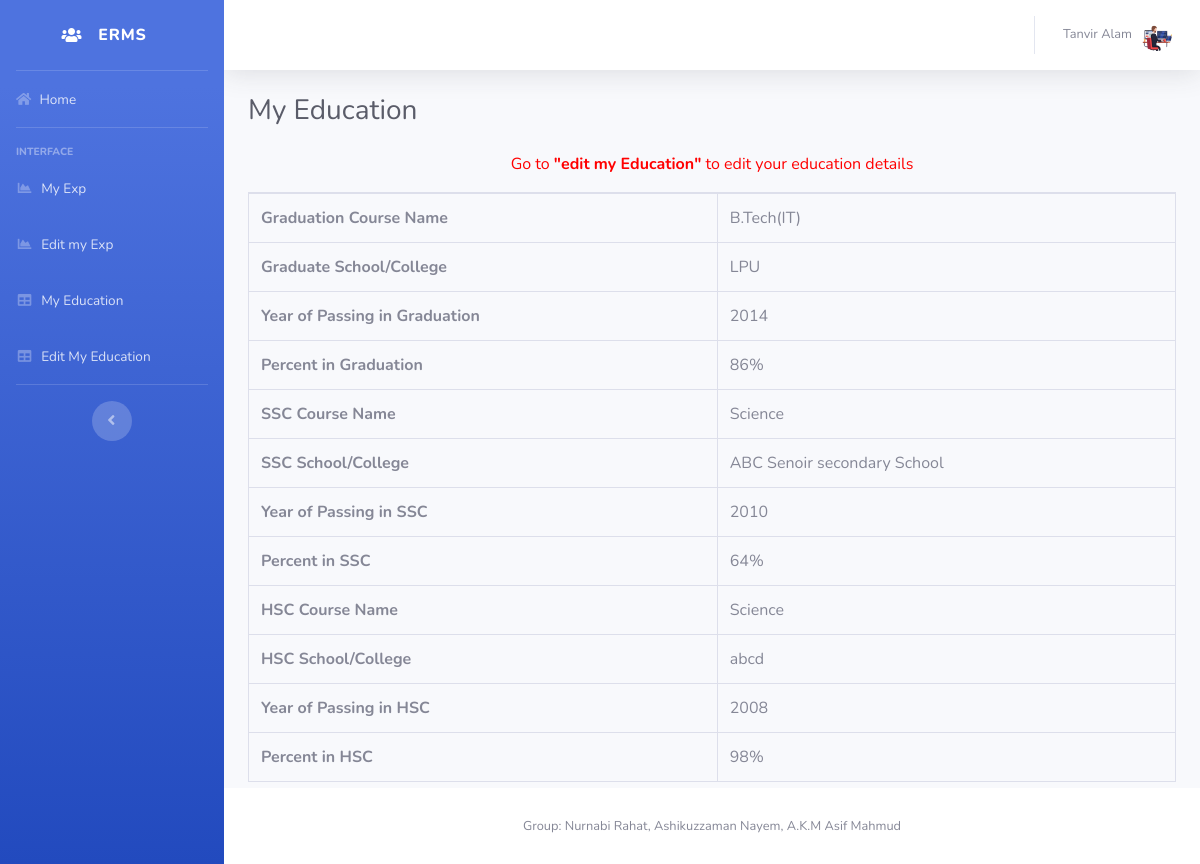
Screenshot of /myeducation.php (signed in) with the database file from the repository.
### tables this page shows
CREATE TABLE `employeedetail` (
  `ID` int(11) NOT NULL,
  `Name` varchar(50) NOT NULL,
  `EmpFname` varchar(50) DEFAULT NULL,
  `EmpLName` varchar(50) NOT NULL,
  `EdID` varchar(5) DEFAULT NULL,
  `Designation` varchar(120) DEFAULT NULL,
  `EmpContactNo` varchar(15) DEFAULT NULL,
  `EmpGender` enum('Male','Female') DEFAULT NULL,
  `BirthDate` date DEFAULT NULL,
  `EmpJoingdate` date DEFAULT NULL,
  `PostingDate` timestamp NOT NULL DEFAULT current_timestamp()
);

CREATE TABLE `empeducation` (
  `Id` int(11) NOT NULL,
  `EduID` int(5) DEFAULT NULL,
  `CourseGra` varchar(45) DEFAULT NULL,
  `SchoolCollegeGra` varchar(45) DEFAULT NULL,
  `YearPassingGra` varchar(45) DEFAULT NULL,
  `PercentageGra` varchar(4) DEFAULT NULL,
  `CourseSSC` varchar(45) DEFAULT NULL,
  `SchoolCollegeSSC` varchar(45) DEFAULT NULL,
  `YearPassingSSC` varchar(45) DEFAULT NULL,
  `PercentageSSC` varchar(4) DEFAULT NULL,
  `CourseHSC` varchar(45) DEFAULT NULL,
  `SchoolCollegeHSC` varchar(45) DEFAULT NULL,
  `YearPassingHSC` varchar(45) DEFAULT NULL,
  `PercentageHSC` varchar(4) DEFAULT NULL
);

### myeducation.php (the view, shortened to what this page needs)
<?php
include('includes/dbconnection.php');
if (strlen($_SESSION['uid']==0)) {
  header('location:logout.php');
  } else{
  ?>
<!DOCTYPE html>
<html lang="en">
<head>
  <link href="vendor/fontawesome-free/css/all.min.css" rel="stylesheet" type="text/css">
<link href="vendor/datatables/dataTables.bootstrap4.min.css" rel="stylesheet">
  <link href="css/sb-admin-2.min.css" rel="stylesheet">
</head>
<body id="page-top">
  <div id="wrapper">
  <?php include_once('includes/sidebar.php')?>
    <div id="content-wrapper" class="d-flex flex-column">
      <div id="content">
         <?php include_once('includes/header.php')?>
        <div class="container-fluid">
          <h1 class="h3 mb-4 text-gray-800">My Education</h1>
<?php
$EduID=$_SESSION['uid'];
$query=mysqli_query($con,"select * from empeducation where EduID=$EduID");
$row=mysqli_fetch_array($query);
if($row>0)
{
?>
<p style="font-size:16px; color:red" align="center">Go to <b>"edit my Education"</b> to edit your education details</p>
<table class="table table-bordered" id="dataTable" width="100%" cellspacing="0">
<tr>
  <th>Graduation Course Name</th>
  <td><?php echo $row['CourseGra'];?></td>
</tr>
<tr>
  <th>Graduate School/College</th>
  <td><?php echo $row['SchoolCollegeGra'];?></td>
</tr>
<tr>
  <th>Year of Passing in Graduation</th>
  <td><?php echo $row['YearPassingGra'];?></td>
</tr>
<tr>
  <th>Percent in Graduation</th>
  <td><?php echo $row['PercentageGra'];?></td>
</tr>
<th>SSC Course Name</th>
  <td><?php echo $row['CourseSSC'];?></td>
<tr>
  <th>SSC School/College</th>
  <td><?php echo $row['SchoolCollegeSSC'];?></td>
</tr>
<tr>
  <th>Year of Passing in SSC</th>
  <td><?php echo $row['YearPassingSSC'];?></td>
</tr>
<tr>
  <th>Percent in SSC</th>
  <td><?php echo $row['PercentageSSC'];?></td>
</tr>
<th>HSC Course Name</th>
  <td><?php echo $row['CourseHSC'];?></td>
<tr>
  <th>HSC School/College</th>
  <td><?php echo $row['SchoolCollegeHSC'];?></td>
</tr>
<tr>
  <th>Year of Passing in HSC</th>
  <td><?php echo $row['YearPassingHSC'];?></td>
</tr>
<tr>
  <th>Percent in HSC</th>
  <td><?php echo $row['PercentageHSC'];?></td>
</tr>
</table>
<?php } ?>
        </div>
      </div>
   <?php include_once('includes/footer.php');?>
    </div>
  </div>
</body>
</html>
<?php }  ?>

### includes/header.php (shortened to what this page needs)
 <nav class="navbar navbar-expand navbar-light bg-white topbar mb-4 static-top shadow">
          <ul class="navbar-nav ml-auto">
            <li class="nav-item dropdown no-arrow">
              <a class="nav-link dropdown-toggle" href="#" id="userDropdown" role="button" data-toggle="dropdown" aria-haspopup="true" aria-expanded="false">
<?php
$empid=$_SESSION['uid'];
$ret=mysqli_query($con,"select EmpFname,EmpLname from employeedetail where EdID='$empid'");
$row=mysqli_fetch_array($ret);
$fname=$row['EmpFname'];
$lname=$row['EmpLname'];
?>
                <span class="mr-2 d-none d-lg-inline text-gray-600 small"><?php echo $fname." ".$lname; ?></span>
                <img class="img-profile rounded-circle" src="jpgs/emp2.png">
              </a>
            </li>
          </ul>
        </nav>

### rows the page displays
employeedetail: EmpFname "Tanvir", EmpLName "Alam"
empeducation: CourseGra "B.Tech(IT)", SchoolCollegeGra "LPU", YearPassingGra "2014", PercentageGra "86%", CourseSSC "Science", SchoolCollegeSSC "ABC Senoir secondary School", YearPassingSSC "2010", PercentageSSC "64%", CourseHSC "Science", SchoolCollegeHSC "abcd", YearPassingHSC "2008", PercentageHSC "98%"
